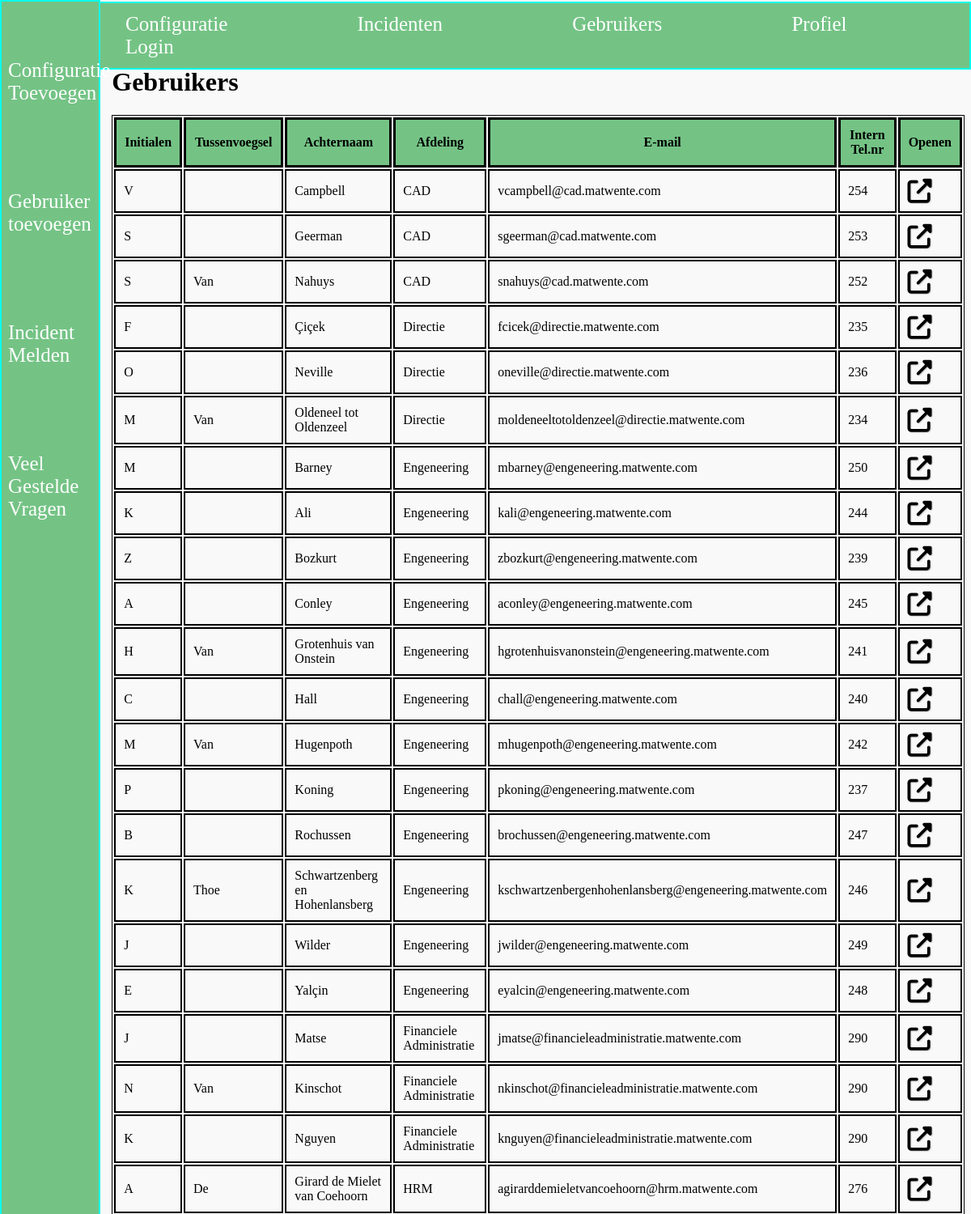
The app's page /php/gebruikers.php (upper part), older data.
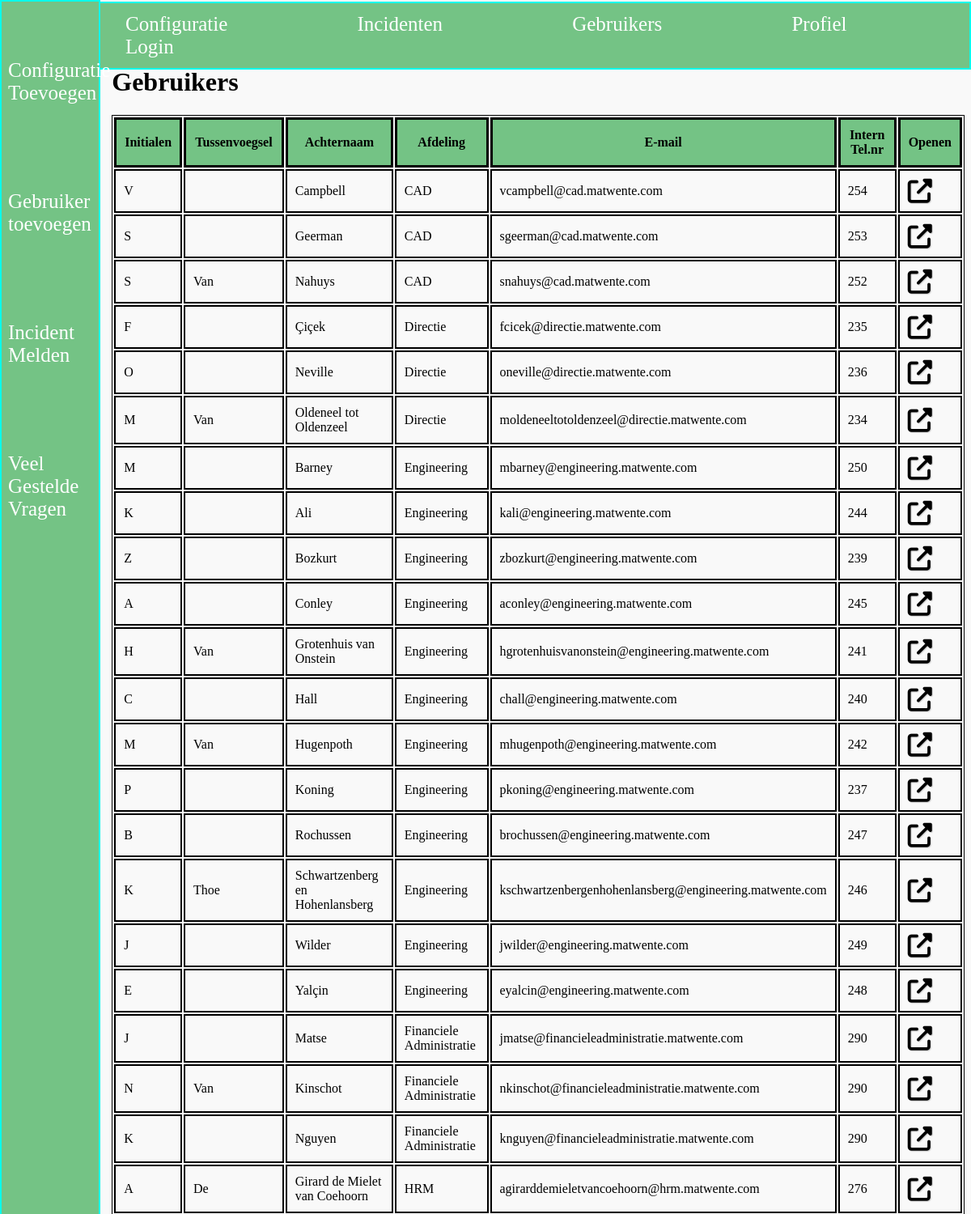
The same page, newer data.
### tables this page shows
CREATE TABLE `user` (
  `userID` int(11) NOT NULL,
  `initials` varchar(1) DEFAULT NULL,
  `surname` varchar(50) DEFAULT NULL,
  `middleName` varchar(50) DEFAULT NULL,
  `departmentID` int(11) DEFAULT NULL,
  `interncell` varchar(3) DEFAULT NULL,
  `sex` int(3) DEFAULT NULL,
  `email` varchar(80) DEFAULT NULL,
  `password` varchar(50) DEFAULT NULL,
  `userType` int(3) DEFAULT NULL
);

CREATE TABLE `departments` (
  `departmentID` int(11) NOT NULL,
  `departmentName` varchar(50) DEFAULT NULL,
  `location` int(3) DEFAULT NULL
);

### php/gebruikers.php (the view, shortened to what this page needs)
<?php
$servername = "localhost";
$username = "root";
$password = "";
$dbname = "twente";
$conn = mysqli_connect($servername, $username, $password, $dbname);
$sql = "SELECT user.userID, departments.departmentName, user.initials, user.surname, user.middleName, user.sex, user.interncell, user.email FROM user INNER JOIN departments ON user.departmentID = departments.departmentID";
$result = mysqli_query($conn,$sql);
?>
<!doctype html>
<html lang="nl">
<?php include('../include/header.php');?>
<body>
	<?php include('../include/navigatie.php');?>
<br>
<br>
<br>
	<div class=table>
      <h1> Gebruikers </h1>
	<table class="gebruikers" name="gebruikers">
	<tr>
	  <th> Initialen</th>
		<th> Tussenvoegsel</th>
		<th> Achternaam </th>
	  <th> Afdeling </th>
		<th> E-mail </th>
		<th> Intern Tel.nr</th>
		<th> Openen </th>
	</tr>
	<?php
	if (mysqli_num_rows($result) > 1){
	  while($row = mysqli_fetch_assoc($result)){
	    echo "<tr><td>".$row["initials"]."</td>
			<td>".$row["middleName"]."</td>
	    <td>".$row["surname"]."</td>
	    <td>".$row["departmentName"]."</td>
			<td>".$row["email"]."</td>
			<td>".$row["interncell"]."</td>
			<td><a href='gebruikerdetails.php?userID=".$row["userID"]."'>"."<i class='fas fa-external-link-alt'></i>"."</td>
			 </tr>";
	  }
	}
	else{
	  echo "Error";
	}
	?>
</table>
</div>
	</body>
</html>

### include/header.php (shortened to what this page needs)
<head>
	<link rel="stylesheet" href="../css/style.css">
	<link rel="stylesheet" href="../css/navigatie.css">
</head>

### include/navigatie.php
<div class="topnav">
	<a href="configuraties.php">Configuratie</a>
    <a href="incidenten.php">Incidenten</a>
	<a href="gebruikers.php">Gebruikers</a>
	<a href="profiel.php">Profiel</a>
	<a href="index.php">Login</a>
</div>
<div class="sidenav">
	<a href="configuratietoevoegen.php">Configuratie Toevoegen</a>
	<a href="gebruikertoevoegen.php">Gebruiker toevoegen</a>
	<a href="incidentmeld.php">Incident Melden</a>
	<a href="faq.php">Veel Gestelde Vragen</a>
</div>

### css/style.css (style rules this page uses)
html { font-family:Century Gothic; height:100%; width:100%; background:#f9f9f9; }
div.table { margin-left:11%; margin-bottom: 5%; }
table.gebruikers { border: 1px solid black; color: black; width: 100%; overflow:auto; }
th { border: 3px solid black; padding: 10px; background-color:#74c385; }
td { border: 2px solid black; padding: 10px; }
i.fas.fa-external-link-alt { color: black; text-shadow: 1px 1px 1px #ccc; font-size: 30px; text-align: center; }

### css/navigatie.css (style rules this page uses)
.topnav { width:97.63%; border-top: 2px solid #08faec; border-right: 2px solid #08faec; border-left: 2px solid #08faec; border-bottom: 2px solid #08faec; margin-top:-0.53%; margin-left:-0.6%; overflow: hidden; background-color:#74c385; padding-left: 7%; padding: 1%; font-family: 'lemonMilk'; position: fixed; }
.topnav a { padding: 6px 4px 0px 16px; margin-left: 10.6%; color: white; text-align: center; padding: 14px 16px; text-decoration: none; font-size: 25px; }
.sidenav { border-top: 2px solid #08faec; border-right: 2px solid #08faec; border-left: 2px solid #08faec; border-bottom: 2px solid #08faec; height: auto; width: auto; max-width: 10%; min-height: 100%; top: 0; left: 0; position: fixed; background-color: #74c385; margin-top:auto; text-overflow: ellipsis; font-family: 'lemonMilk'; }
.sidenav a { margin-top:30%; padding: 35px 8px 35px 8px; text-decoration: none; font-size: 25px; color: white; display: block; }

Row changes from the older to the newer data that the page shows:
changed user "Barney": departmentID.departmentName "Engeneering" → "Engineering"; email "mbarney@engeneering.matwente.com" → "mbarney@engineering.matwente.com"
changed user "Ali": departmentID.departmentName "Engeneering" → "Engineering"; email "kali@engeneering.matwente.com" → "kali@engineering.matwente.com"
changed user "Bozkurt": departmentID.departmentName "Engeneering" → "Engineering"; email "zbozkurt@engeneering.matwente.com" → "zbozkurt@engineering.matwente.com"
changed user "Conley": departmentID.departmentName "Engeneering" → "Engineering"; email "aconley@engeneering.matwente.com" → "aconley@engineering.matwente.com"
changed user "Grotenhuis van Onstein": departmentID.departmentName "Engeneering" → "Engineering"; email "hgrotenhuisvanonstein@engeneering.matwente.com" → "hgrotenhuisvanonstein@engineering.matwente.com"
changed user "Hall": departmentID.departmentName "Engeneering" → "Engineering"; email "chall@engeneering.matwente.com" → "chall@engineering.matwente.com"
changed user "Hugenpoth": departmentID.departmentName "Engeneering" → "Engineering"; email "mhugenpoth@engeneering.matwente.com" → "mhugenpoth@engineering.matwente.com"
changed user "Koning": departmentID.departmentName "Engeneering" → "Engineering"; email "pkoning@engeneering.matwente.com" → "pkoning@engineering.matwente.com"
changed user "Rochussen": departmentID.departmentName "Engeneering" → "Engineering"; email "brochussen@engeneering.matwente.com" → "brochussen@engineering.matwente.com"
changed user "Thoe": departmentID.departmentName "Engeneering" → "Engineering"; email "kschwartzenbergenhohenlansberg@engeneering.matwente.com" → "kschwartzenbergenhohenlansberg@engineering.matwente.com"
changed user "Wilder": departmentID.departmentName "Engeneering" → "Engineering"; email "jwilder@engeneering.matwente.com" → "jwilder@engineering.matwente.com"
changed user "Yalçin": departmentID.departmentName "Engeneering" → "Engineering"; email "eyalcin@engeneering.matwente.com" → "eyalcin@engineering.matwente.com"
